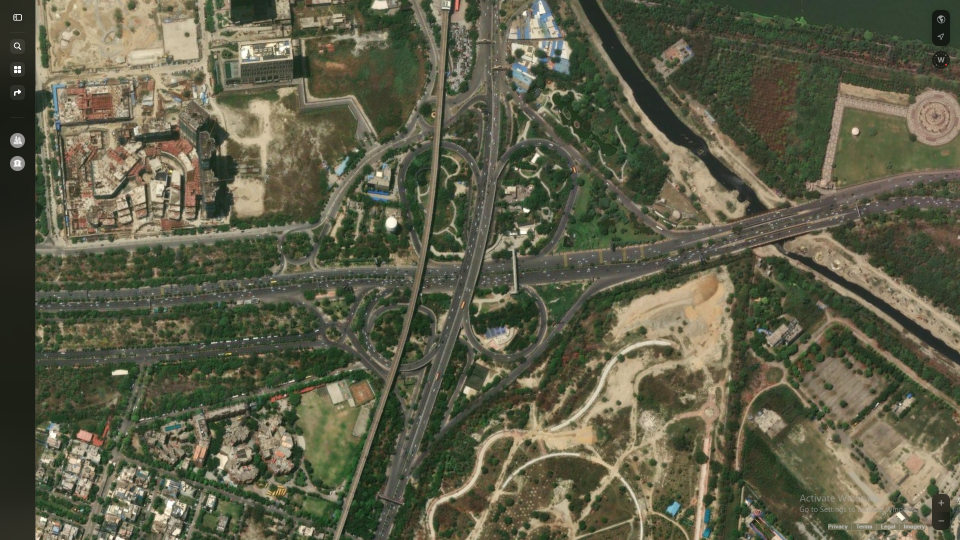
#> input picture section_img/Botanical_interchange_apple.png, 1920 x 1080 px, found by its file name (shown at 1/2 size)
$ python measure_loops.py
#> lines starting #> are read from the running program, lines starting #| are printed output that depends on the picture
import cv2
import numpy as np

img = cv2.imread('section_img/Botanical_interchange_apple.png')
#> img is the input picture: shape (1080, 1920, 3); mean B, G, R 72.7, 94.4, 94.4

# Let's inspect the bottom-left loop (SW quadrant)
# It's centered around x in [700, 780], y in [550, 650]
crop_sw = img[530:670, 680:800]
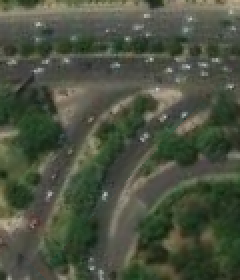
#> crop_sw: shape (140, 120, 3) (shown 2 times larger); mean B, G, R 64.4, 81.6, 74.9
cv2.imwrite('C:/Users/rajku/.gemini/antigravity/brain/7fbe18dc-e823-4fc5-9f11-b73d94a0c585/loop_sw.jpg', crop_sw)

# Let's inspect the bottom-right loop (SE quadrant)
# centered around x in [920, 1020], y in [530, 670]
crop_se = img[530:670, 920:1040]
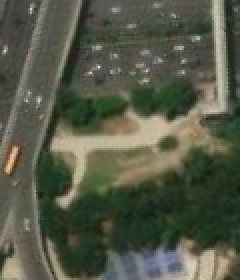
#> crop_se: shape (140, 120, 3) (shown 2 times larger); mean B, G, R 71.5, 89, 85.2
cv2.imwrite('C:/Users/rajku/.gemini/antigravity/brain/7fbe18dc-e823-4fc5-9f11-b73d94a0c585/loop_se.jpg', crop_se)

print("Saved SW and SE loop crops")

$ run again, with section_img/CP_apple.png copied over section_img/Botanical_interchange_apple.png
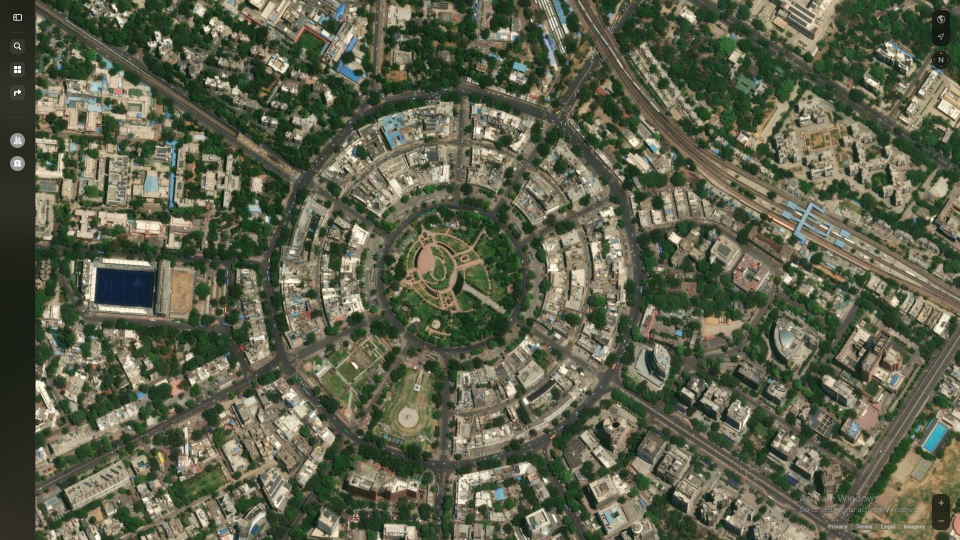
#> input picture section_img/CP_apple.png, 1920 x 1080 px, found by its file name (shown at 1/2 size)
#> img is the input picture: shape (1080, 1920, 3); mean B, G, R 76.6, 97.4, 94.2
#> `crop_sw = img[530:670, 680:800]`:
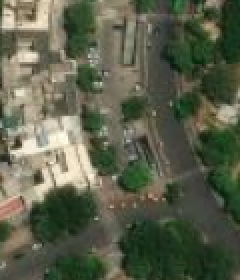
#> crop_sw: shape (140, 120, 3) (shown 2 times larger); mean B, G, R 75.4, 95.9, 91.7
#> `crop_se = img[530:670, 920:1040]`:
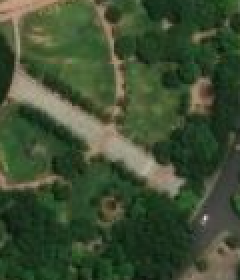
#> crop_se: shape (140, 120, 3) (shown 2 times larger); mean B, G, R 50.6, 78.1, 62.5

$ run again, with section_img/GaurCIty_charmurti.png copied over section_img/Botanical_interchange_apple.png
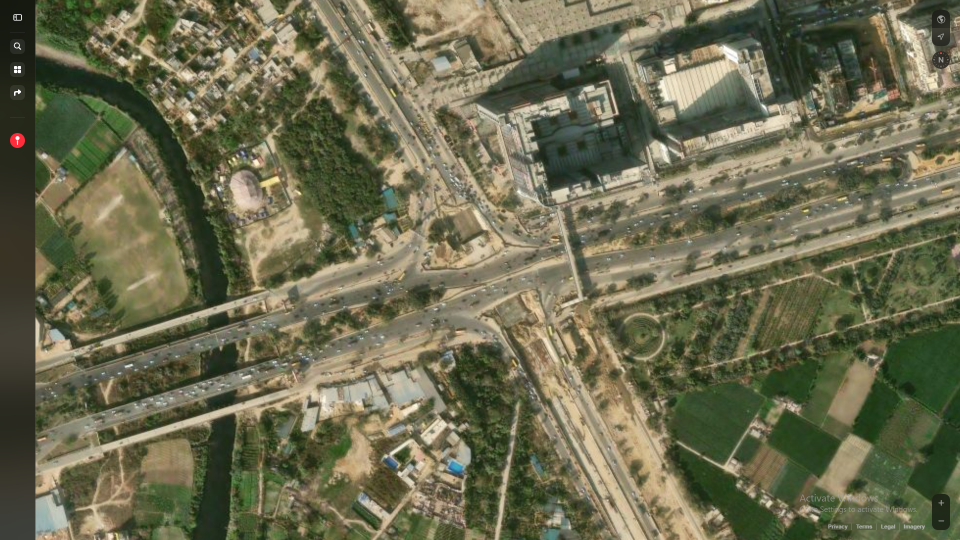
#> input picture section_img/GaurCIty_charmurti.png, 1920 x 1080 px, found by its file name (shown at 1/2 size)
#> img is the input picture: shape (1080, 1920, 3); mean B, G, R 79.6, 107.1, 107.7
#> `crop_sw = img[530:670, 680:800]`:
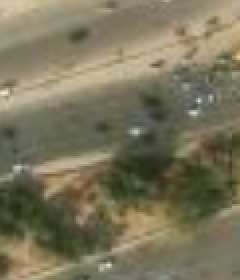
#> crop_sw: shape (140, 120, 3) (shown 2 times larger); mean B, G, R 90.5, 116, 121.7
#> `crop_se = img[530:670, 920:1040]`:
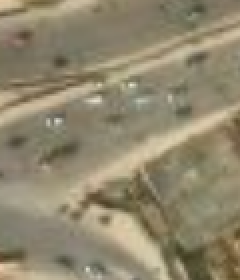
#> crop_se: shape (140, 120, 3) (shown 2 times larger); mean B, G, R 109.8, 135, 144.2

$ run again, with section_img/ITO_apple.png copied over section_img/Botanical_interchange_apple.png
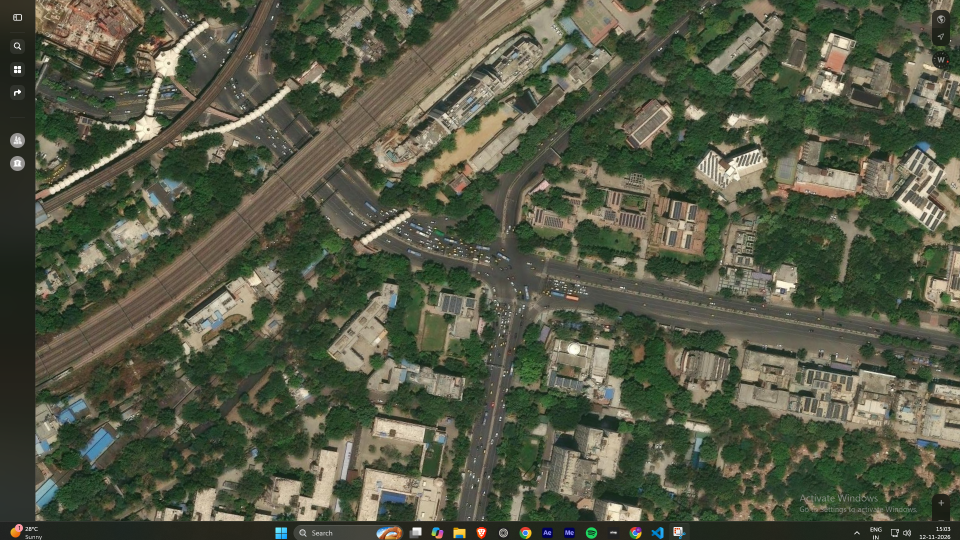
#> input picture section_img/ITO_apple.png, 1920 x 1080 px, found by its file name (shown at 1/2 size)
#> img is the input picture: shape (1080, 1920, 3); mean B, G, R 69.5, 89, 84.7
#> `crop_sw = img[530:670, 680:800]`:
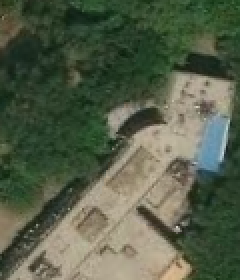
#> crop_sw: shape (140, 120, 3) (shown 2 times larger); mean B, G, R 72.8, 94.3, 85.1
#> `crop_se = img[530:670, 920:1040]`:
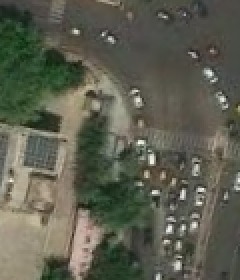
#> crop_se: shape (140, 120, 3) (shown 2 times larger); mean B, G, R 80.2, 94.6, 93.4
